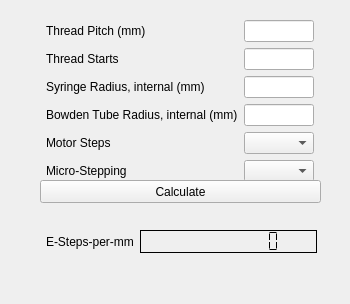
<?xml version="1.0" encoding="UTF-8"?>
<ui version="4.0">
 <class>Window</class>
 <widget class="QWidget" name="Window">
  <property name="geometry">
   <rect>
    <x>0</x>
    <y>0</y>
    <width>350</width>
    <height>304</height>
   </rect>
  </property>
  <property name="minimumSize">
   <size>
    <width>350</width>
    <height>304</height>
   </size>
  </property>
  <property name="windowTitle">
   <string>LVESPmm</string>
  </property>
  <property name="windowIcon">
   <iconset>
    <normaloff>Logos and Images/Vertical Logo.png</normaloff>Logos and Images/Vertical Logo.png</iconset>
  </property>
  <widget class="QWidget" name="layoutWidget">
   <property name="geometry">
    <rect>
     <x>36</x>
     <y>10</y>
     <width>288</width>
     <height>182</height>
    </rect>
   </property>
   <layout class="QFormLayout" name="formLayout_params">
    <property name="formAlignment">
     <set>Qt::AlignHCenter|Qt::AlignTop</set>
    </property>
    <property name="leftMargin">
     <number>10</number>
    </property>
    <property name="topMargin">
     <number>10</number>
    </property>
    <property name="rightMargin">
     <number>10</number>
    </property>
    <property name="bottomMargin">
     <number>10</number>
    </property>
    <item row="0" column="0">
     <widget class="QLabel" name="label_pitch">
      <property name="text">
       <string>Thread Pitch (mm)</string>
      </property>
     </widget>
    </item>
    <item row="0" column="1">
     <widget class="QLineEdit" name="lineEdit_pitch"/>
    </item>
    <item row="1" column="0">
     <widget class="QLabel" name="label_starts">
      <property name="text">
       <string>Thread Starts</string>
      </property>
     </widget>
    </item>
    <item row="1" column="1">
     <widget class="QLineEdit" name="lineEdit_starts"/>
    </item>
    <item row="2" column="0">
     <widget class="QLabel" name="label_rs">
      <property name="text">
       <string>Syringe Radius, internal (mm)</string>
      </property>
     </widget>
    </item>
    <item row="2" column="1">
     <widget class="QLineEdit" name="lineEdit_rs"/>
    </item>
    <item row="3" column="0">
     <widget class="QLabel" name="label_rb">
      <property name="text">
       <string>Bowden Tube Radius, internal (mm)</string>
      </property>
     </widget>
    </item>
    <item row="3" column="1">
     <widget class="QLineEdit" name="lineEdit_rb"/>
    </item>
    <item row="4" column="0">
     <widget class="QLabel" name="label_steps">
      <property name="text">
       <string>Motor Steps</string>
      </property>
     </widget>
    </item>
    <item row="4" column="1">
     <widget class="QComboBox" name="comboBox_steps">
      <property name="enabled">
       <bool>true</bool>
      </property>
      <property name="editable">
       <bool>false</bool>
      </property>
     </widget>
    </item>
    <item row="5" column="0">
     <widget class="QLabel" name="label_usteps">
      <property name="text">
       <string>Micro-Stepping</string>
      </property>
     </widget>
    </item>
    <item row="5" column="1">
     <widget class="QComboBox" name="comboBox_usteps">
      <property name="editable">
       <bool>false</bool>
      </property>
     </widget>
    </item>
   </layout>
  </widget>
  <widget class="QWidget" name="layoutWidget_2">
   <property name="geometry">
    <rect>
     <x>36</x>
     <y>220</y>
     <width>291</width>
     <height>43</height>
    </rect>
   </property>
   <layout class="QFormLayout" name="formLayout_results">
    <property name="formAlignment">
     <set>Qt::AlignCenter</set>
    </property>
    <property name="leftMargin">
     <number>10</number>
    </property>
    <property name="topMargin">
     <number>10</number>
    </property>
    <property name="rightMargin">
     <number>10</number>
    </property>
    <property name="bottomMargin">
     <number>10</number>
    </property>
    <item row="0" column="0">
     <widget class="QLabel" name="label_espmm">
      <property name="text">
       <string>E-Steps-per-mm</string>
      </property>
     </widget>
    </item>
    <item row="0" column="1">
     <widget class="QLCDNumber" name="lcdNumber_espmm">
      <property name="enabled">
       <bool>true</bool>
      </property>
      <property name="font">
       <font>
        <pointsize>8</pointsize>
       </font>
      </property>
      <property name="layoutDirection">
       <enum>Qt::LeftToRight</enum>
      </property>
      <property name="autoFillBackground">
       <bool>true</bool>
      </property>
      <property name="frameShape">
       <enum>QFrame::Box</enum>
      </property>
      <property name="frameShadow">
       <enum>QFrame::Plain</enum>
      </property>
      <property name="smallDecimalPoint">
       <bool>false</bool>
      </property>
      <property name="digitCount">
       <number>10</number>
      </property>
      <property name="segmentStyle">
       <enum>QLCDNumber::Flat</enum>
      </property>
      <property name="intValue" stdset="0">
       <number>0</number>
      </property>
     </widget>
    </item>
   </layout>
  </widget>
  <widget class="QPushButton" name="pushButton_calc">
   <property name="geometry">
    <rect>
     <x>40</x>
     <y>180</y>
     <width>281</width>
     <height>23</height>
    </rect>
   </property>
   <property name="text">
    <string>Calculate</string>
   </property>
   <property name="autoDefault">
    <bool>false</bool>
   </property>
   <property name="default">
    <bool>false</bool>
   </property>
   <property name="flat">
    <bool>false</bool>
   </property>
  </widget>
 </widget>
 <layoutdefault spacing="6" margin="9"/>
 <resources/>
 <connections/>
</ui>
